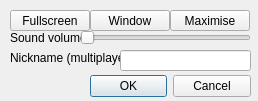
<?xml version="1.0" encoding="UTF-8"?>
<ui version="4.0">
 <class>Settings</class>
 <widget class="QDialog" name="Settings">
  <property name="geometry">
   <rect>
    <x>0</x>
    <y>0</y>
    <width>258</width>
    <height>101</height>
   </rect>
  </property>
  <property name="windowTitle">
   <string>Settings</string>
  </property>
  <property name="locale">
   <locale language="English" country="UnitedStates"/>
  </property>
  <widget class="QDialogButtonBox" name="buttonBox">
   <property name="geometry">
    <rect>
     <x>90</x>
     <y>70</y>
     <width>161</width>
     <height>32</height>
    </rect>
   </property>
   <property name="orientation">
    <enum>Qt::Horizontal</enum>
   </property>
   <property name="standardButtons">
    <set>QDialogButtonBox::Cancel|QDialogButtonBox::Ok</set>
   </property>
   <property name="centerButtons">
    <bool>false</bool>
   </property>
  </widget>
  <widget class="QSlider" name="horizontalSlider">
   <property name="geometry">
    <rect>
     <x>80</x>
     <y>30</y>
     <width>171</width>
     <height>16</height>
    </rect>
   </property>
   <property name="orientation">
    <enum>Qt::Horizontal</enum>
   </property>
  </widget>
  <widget class="QLabel" name="label">
   <property name="geometry">
    <rect>
     <x>10</x>
     <y>30</y>
     <width>71</width>
     <height>16</height>
    </rect>
   </property>
   <property name="text">
    <string>Sound volume</string>
   </property>
  </widget>
  <widget class="QPushButton" name="show_full">
   <property name="geometry">
    <rect>
     <x>10</x>
     <y>10</y>
     <width>80</width>
     <height>21</height>
    </rect>
   </property>
   <property name="text">
    <string>Fullscreen</string>
   </property>
  </widget>
  <widget class="QPushButton" name="show_window">
   <property name="geometry">
    <rect>
     <x>90</x>
     <y>10</y>
     <width>80</width>
     <height>21</height>
    </rect>
   </property>
   <property name="text">
    <string>Window</string>
   </property>
  </widget>
  <widget class="QPushButton" name="show_maximise">
   <property name="geometry">
    <rect>
     <x>170</x>
     <y>10</y>
     <width>80</width>
     <height>21</height>
    </rect>
   </property>
   <property name="text">
    <string>Maximise</string>
   </property>
  </widget>
  <widget class="QLabel" name="label_2">
   <property name="geometry">
    <rect>
     <x>10</x>
     <y>50</y>
     <width>111</width>
     <height>16</height>
    </rect>
   </property>
   <property name="text">
    <string>Nickname (multiplayer)</string>
   </property>
  </widget>
  <widget class="QLineEdit" name="nickname">
   <property name="geometry">
    <rect>
     <x>120</x>
     <y>50</y>
     <width>131</width>
     <height>21</height>
    </rect>
   </property>
  </widget>
 </widget>
 <resources/>
 <connections>
  <connection>
   <sender>buttonBox</sender>
   <signal>accepted()</signal>
   <receiver>Settings</receiver>
   <slot>accept()</slot>
   <hints>
    <hint type="sourcelabel">
     <x>248</x>
     <y>254</y>
    </hint>
    <hint type="destinationlabel">
     <x>157</x>
     <y>274</y>
    </hint>
   </hints>
  </connection>
  <connection>
   <sender>buttonBox</sender>
   <signal>rejected()</signal>
   <receiver>Settings</receiver>
   <slot>reject()</slot>
   <hints>
    <hint type="sourcelabel">
     <x>316</x>
     <y>260</y>
    </hint>
    <hint type="destinationlabel">
     <x>286</x>
     <y>274</y>
    </hint>
   </hints>
  </connection>
 </connections>
</ui>
